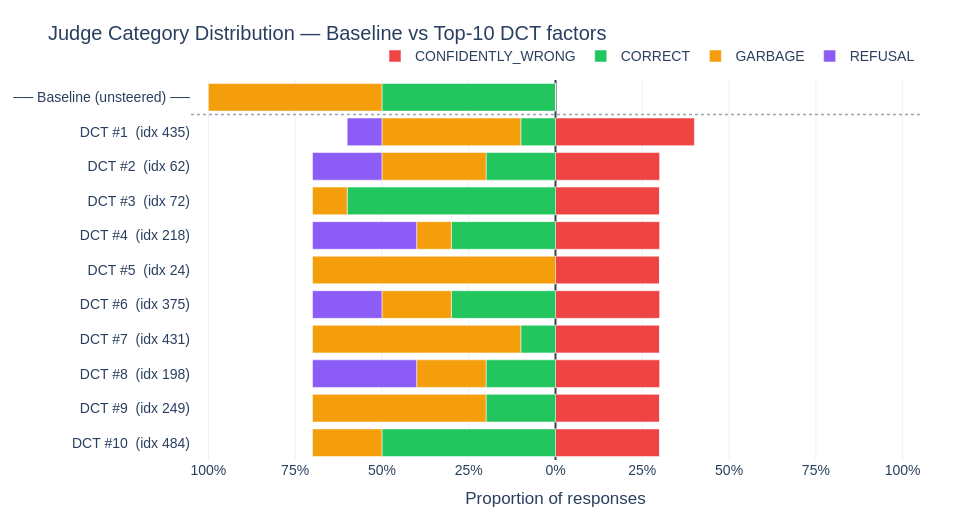

Notebook cell for this chart:
### Code cell
if "judge_category" in df_judge.columns:
    # ── Colour palette ─────────────────────────────────────────────────────────
    CAT_COLORS = {
        "CONFIDENTLY_WRONG": "#EF4444",  # red  → right side
        "CORRECT":           "#22C55E",  # green
        "GARBAGE":           "#F59E0B",  # amber
        "REFUSAL":           "#8B5CF6",  # purple
    }
    LEFT_CATS = ["CORRECT", "GARBAGE", "REFUSAL"]  # stacked on left
    ALL_CATS  = list(CAT_COLORS.keys())

    def cat_dist(df_sub):
        vc = df_sub["judge_category"].value_counts(normalize=True)
        return {c: float(vc.get(c, 0.0)) for c in ALL_CATS}

    # Baseline (unsteered, factor_idx == -1) + top-10 factors
    baseline_dist = cat_dist(df_judge[df_judge["factor_idx"] == -1])
    top10_idx     = mean_deltas.head(10).index.tolist()
    factor_dists  = [cat_dist(steered[steered["factor_idx"] == idx]) for idx in top10_idx]

    # Row labels — baseline at top, top-10 below
    # (plotly draws horizontal bars bottom-to-top, so reverse so DCT #10 is at the bottom)
    row_labels = (
        [f"DCT #{i+1}  (idx {idx})" for i, idx in enumerate(top10_idx)][::-1]
        + ["── Baseline (unsteered) ──"]
    )
    all_dists = factor_dists[::-1] + [baseline_dist]

    tick_vals = [-1.0, -0.75, -0.5, -0.25, 0, 0.25, 0.5, 0.75, 1.0]
    tick_text = ["100%", "75%",  "50%", "25%", "0%", "25%", "50%", "75%", "100%"]

    fig = go.Figure()

    # Right side: CONFIDENTLY_WRONG
    fig.add_trace(go.Bar(
        y=row_labels,
        x=[d["CONFIDENTLY_WRONG"] for d in all_dists],
        orientation="h",
        name="CONFIDENTLY_WRONG",
        marker_color=CAT_COLORS["CONFIDENTLY_WRONG"],
        hovertemplate="%{y}<br>CONFIDENTLY_WRONG: %{x:.1%}<extra></extra>",
    ))

    # Left side: other categories stacked (negative x, real value in customdata)
    for cat in LEFT_CATS:
        fig.add_trace(go.Bar(
            y=row_labels,
            x=[-d[cat] for d in all_dists],
            orientation="h",
            name=cat,
            marker_color=CAT_COLORS[cat],
            customdata=[d[cat] for d in all_dists],
            hovertemplate="%{y}<br>" + cat + ": %{customdata:.1%}<extra></extra>",
        ))

    # Separator line between baseline row (index 10) and DCT #1 row (index 9)
    fig.add_shape(
        type="line",
        xref="paper", x0=0, x1=1,
        yref="y", y0=9.5, y1=9.5,
        line=dict(color="#9CA3AF", width=1.5, dash="dot"),
    )

    layout = {**PLOT_BASE}
    layout["legend"] = dict(orientation="h", yanchor="bottom", y=1.02, xanchor="right", x=1)
    fig.update_layout(
        **layout,
        barmode="relative",
        title=(
            "Judge Category Distribution — Baseline vs Top-10 DCT factors<br>"
        ),
        xaxis=dict(
            title="Proportion of responses",
            tickvals=tick_vals,
            ticktext=tick_text,
            range=[-1.05, 1.05],
            zeroline=True,
            zerolinecolor="#374151",
            zerolinewidth=2,
        ),
        height=520,
        width=960,
    )
    fig.show()
    save_fig(fig, "judge_category_butterfly")

### Figure 1 — Plotly figure (JSON) as saved in the notebook; plotly's stock layout.template omitted (floating-point values rounded to 4 significant figures)
{"data": [{"hovertemplate": "%{y}<br>CONFIDENTLY_WRONG: %{x:.1%}<extra></extra>", "marker": {"color": "#EF4444"}, "name": "CONFIDENTLY_WRONG", "orientation": "h", "type": "bar", "x": [0.3, 0.3, 0.3, 0.3, 0.3, 0.3, 0.3, 0.3, 0.3, 0.4, 0], "y": ["DCT #10  (idx 484)", "DCT #9  (idx 249)", "DCT #8  (idx 198)", "DCT #7  (idx 431)", "DCT #6  (idx 375)", "DCT #5  (idx 24)", "DCT #4  (idx 218)", "DCT #3  (idx 72)", "DCT #2  (idx 62)", "DCT #1  (idx 435)", "── Baseline (unsteered) ──"]}, {"customdata": [0.5, 0.2, 0.2, 0.1, 0.3, 0, 0.3, 0.6, 0.2, 0.1, 0.5], "hovertemplate": "%{y}<br>CORRECT: %{customdata:.1%}<extra></extra>", "marker": {"color": "#22C55E"}, "name": "CORRECT", "orientation": "h", "type": "bar", "x": [-0.5, -0.2, -0.2, -0.1, -0.3, 0, -0.3, -0.6, -0.2, -0.1, -0.5], "y": ["DCT #10  (idx 484)", "DCT #9  (idx 249)", "DCT #8  (idx 198)", "DCT #7  (idx 431)", "DCT #6  (idx 375)", "DCT #5  (idx 24)", "DCT #4  (idx 218)", "DCT #3  (idx 72)", "DCT #2  (idx 62)", "DCT #1  (idx 435)", "── Baseline (unsteered) ──"]}, {"customdata": [0.2, 0.5, 0.2, 0.6, 0.2, 0.7, 0.1, 0.1, 0.3, 0.4, 0.5], "hovertemplate": "%{y}<br>GARBAGE: %{customdata:.1%}<extra></extra>", "marker": {"color": "#F59E0B"}, "name": "GARBAGE", "orientation": "h", "type": "bar", "x": [-0.2, -0.5, -0.2, -0.6, -0.2, -0.7, -0.1, -0.1, -0.3, -0.4, -0.5], "y": ["DCT #10  (idx 484)", "DCT #9  (idx 249)", "DCT #8  (idx 198)", "DCT #7  (idx 431)", "DCT #6  (idx 375)", "DCT #5  (idx 24)", "DCT #4  (idx 218)", "DCT #3  (idx 72)", "DCT #2  (idx 62)", "DCT #1  (idx 435)", "── Baseline (unsteered) ──"]}, {"customdata": [0, 0, 0.3, 0, 0.2, 0, 0.3, 0, 0.2, 0.1, 0], "hovertemplate": "%{y}<br>REFUSAL: %{customdata:.1%}<extra></extra>", "marker": {"color": "#8B5CF6"}, "name": "REFUSAL", "orientation": "h", "type": "bar", "x": [0, 0, -0.3, 0, -0.2, 0, -0.3, 0, -0.2, -0.1, 0], "y": ["DCT #10  (idx 484)", "DCT #9  (idx 249)", "DCT #8  (idx 198)", "DCT #7  (idx 431)", "DCT #6  (idx 375)", "DCT #5  (idx 24)", "DCT #4  (idx 218)", "DCT #3  (idx 72)", "DCT #2  (idx 62)", "DCT #1  (idx 435)", "── Baseline (unsteered) ──"]}], "layout": {"barmode": "relative", "font": {"family": "Arial, sans-serif", "size": 14}, "height": 520, "legend": {"orientation": "h", "x": 1, "xanchor": "right", "y": 1.02, "yanchor": "bottom"}, "margin": {"b": 60, "l": 70, "r": 40, "t": 80}, "shapes": [{"line": {"color": "#9CA3AF", "dash": "dot", "width": 1.5}, "type": "line", "x0": 0, "x1": 1, "xref": "paper", "y0": 9.5, "y1": 9.5, "yref": "y"}], "title": {"text": "Judge Category Distribution — Baseline vs Top-10 DCT factors<br>"}, "width": 960, "xaxis": {"range": [-1.05, 1.05], "ticktext": ["100%", "75%", "50%", "25%", "0%", "25%", "50%", "75%", "100%"], "tickvals": [-1, -0.75, -0.5, -0.25, 0, 0.25, 0.5, 0.75, 1], "title": {"text": "Proportion of responses"}, "zeroline": true, "zerolinecolor": "#374151", "zerolinewidth": 2}}}
